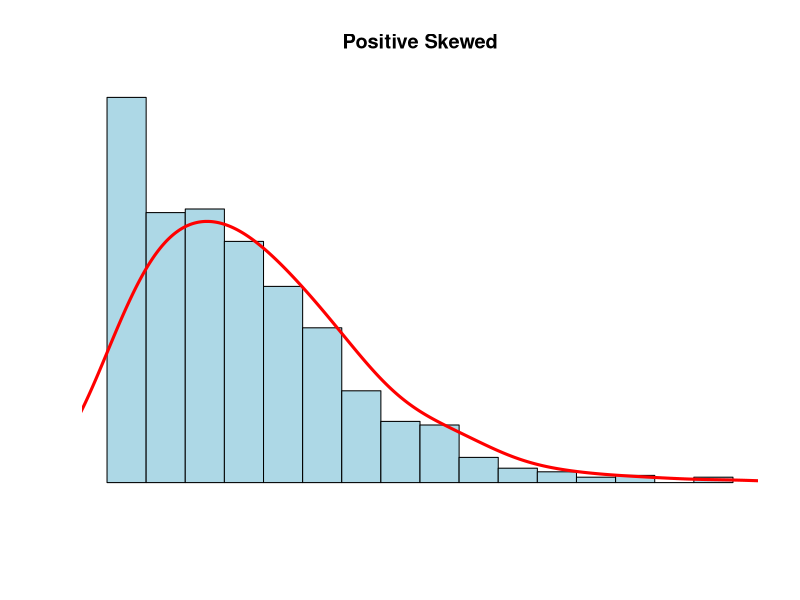

Here is the R script that generated this plot: (Note: this script raises an error after producing the figure.)
## ---- chunk 1
library(tidyverse)

frango_dieta <- read_csv("dados/brutos/frango_dieta.csv")

dados_co2 <- read_csv("dados/brutos/dados_co2.csv")

tabela_1_4_ <- read_csv("tabela 1 (4).csv")
## ---- chunk 2
X  <- c ( 68 , 70 , 72 , 58 , 90 , 110 , 68 , 70 , 72 , 80 , 80 , 67 , 90 , 94 , 100 , 80 , 75 , 79 , 84 , 90 )
## ---- chunk 3
mean ( X )

quantile ( X )

median ( X )

sd ( X )
## ---- chunk 4
mean( frango_dieta$peso )
## ---- chunk 5
sd ( frango_dieta$peso )
## ---- chunk 6
N <- 1000
x <- rnbinom(N, 4, .5)
hist(
x,
xlim = c(min(x), max(x)),
probability = T,
nclass = max(x) - min(x) + 1,
col = 'lightblue', xlab = ' ', ylab = ' ', axes = F,
main = 'Positive Skewed'
)
lines(density(x, bw = 1), col = 'red', lwd = 3)
## ---- chunk 7
dados_co2 <- read_csv("dados/brutos/dados_co2.csv")
## ---- chunk 8
dados_co2 %>%                
  pivot_longer (
    ! ano ,              
     names_to  =  " ano " ,    
     values_to  =  " dez "   
  )
## ---- chunk 9
dados_co2 <- read_csv("dados/brutos/dados_co2.csv")



dados_co2 %>% View()
## ---- chunk 10
dados_co2_tidy <- dados_co2 %>% 
  pivot_longer(
    !ano, 
   names_to = "mes",
   values_to = "ppm"
  )
## ---- chunk 11
write_csv(dados_co2_tidy, "dados/tidy/dados_co2_tidy.csv")
## ---- chunk 12
co2_tidy <- read_csv ("dados/brutos/dados_co2_tidy.csv")

co2_tidy%>% glimpse ()
## ---- chunk 13
#-------------------------------------------
co2_tidy %>% # conjunto de dados
group_by(ano) %>% # agrupa por ano
summarise(media = round(mean(ppm), 2)) %>% # calcula a média da variavel ppm em cada grupo
ggplot(aes(ano, media, group = 1)) + # cria o gráfico
geom_line(color = "blue", size = 1)
#-------------------------------------------
## ---- chunk 14
tabela_tibble  <- tribble (
   ~ nome ,        ~ altura , ~ peso ,
   " Ana " ,        155 ,      50 ,
   " Ludmilla " ,   158 ,      61 ,
   " Cristina " ,   162 ,      65 ,
   " Tereza " ,     168 ,      68 ,
   " Patrícia " ,   170 ,      69,
   " Mariana " ,    170 ,      65 ,
   " Ana Paula " ,  172 ,      82 ,
   " Dirce " ,      173 ,      79 
)
## ---- chunk 15
mean ( tabela_tibble $ peso )
median ( tabela_tibble $ peso )
sd ( tabela_tibble $ peso )

mean ( tabela_tibble $ altura )
median ( tabela_tibble $ altura )
sd ( tabela_tibble $ altura )
## ---- chunk 16
plot(tabela_1_4_$"peso", tabela_1_4_$"altura" , col = "blue", xlab = "peso", ylab = "altura", main = "tabela 1")
